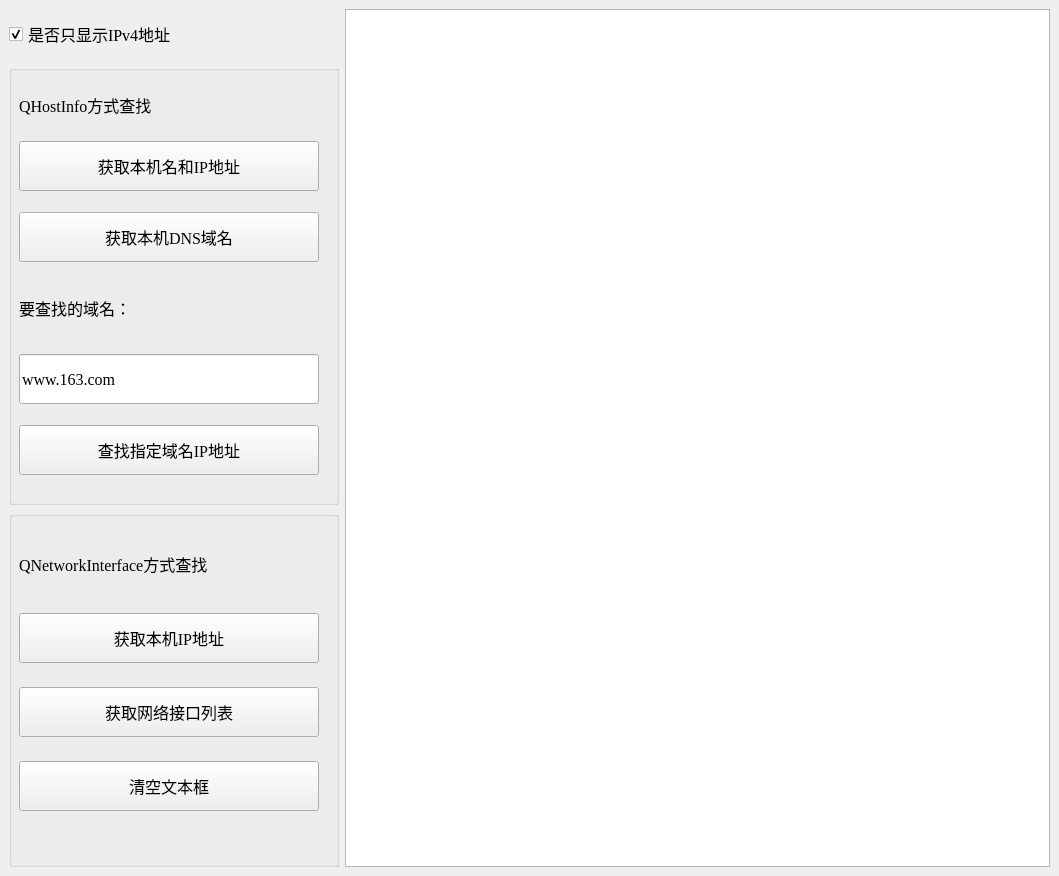
<?xml version="1.0" encoding="UTF-8"?>
<ui version="4.0">
 <class>TestHostInformationQuery</class>
 <widget class="QMainWindow" name="TestHostInformationQuery">
  <property name="geometry">
   <rect>
    <x>0</x>
    <y>0</y>
    <width>1059</width>
    <height>876</height>
   </rect>
  </property>
  <property name="font">
   <font>
    <family>Times New Roman</family>
    <pointsize>12</pointsize>
   </font>
  </property>
  <property name="windowTitle">
   <string>TestHostInformationQuery</string>
  </property>
  <widget class="QWidget" name="centralwidget">
   <layout class="QGridLayout" name="gridLayout">
    <item row="1" column="0">
     <widget class="QGroupBox" name="groupBox">
      <property name="minimumSize">
       <size>
        <width>330</width>
        <height>440</height>
       </size>
      </property>
      <property name="title">
       <string/>
      </property>
      <widget class="QWidget" name="">
       <property name="geometry">
        <rect>
         <x>10</x>
         <y>10</y>
         <width>302</width>
         <height>421</height>
        </rect>
       </property>
       <layout class="QVBoxLayout" name="verticalLayout">
        <item>
         <widget class="QLabel" name="label_2">
          <property name="minimumSize">
           <size>
            <width>300</width>
            <height>30</height>
           </size>
          </property>
          <property name="maximumSize">
           <size>
            <width>300</width>
            <height>30</height>
           </size>
          </property>
          <property name="text">
           <string>QHostInfo方式查找</string>
          </property>
         </widget>
        </item>
        <item>
         <widget class="QPushButton" name="btnGetHostInfo">
          <property name="minimumSize">
           <size>
            <width>300</width>
            <height>50</height>
           </size>
          </property>
          <property name="maximumSize">
           <size>
            <width>300</width>
            <height>50</height>
           </size>
          </property>
          <property name="text">
           <string>获取本机名和IP地址</string>
          </property>
         </widget>
        </item>
        <item>
         <widget class="QPushButton" name="btnGetDNS">
          <property name="minimumSize">
           <size>
            <width>300</width>
            <height>50</height>
           </size>
          </property>
          <property name="maximumSize">
           <size>
            <width>300</width>
            <height>50</height>
           </size>
          </property>
          <property name="text">
           <string>获取本机DNS域名</string>
          </property>
         </widget>
        </item>
        <item>
         <widget class="QLabel" name="label">
          <property name="minimumSize">
           <size>
            <width>300</width>
            <height>50</height>
           </size>
          </property>
          <property name="maximumSize">
           <size>
            <width>300</width>
            <height>50</height>
           </size>
          </property>
          <property name="text">
           <string>要查找的域名：</string>
          </property>
         </widget>
        </item>
        <item>
         <widget class="QLineEdit" name="editHost">
          <property name="minimumSize">
           <size>
            <width>300</width>
            <height>50</height>
           </size>
          </property>
          <property name="maximumSize">
           <size>
            <width>300</width>
            <height>50</height>
           </size>
          </property>
          <property name="text">
           <string>www.163.com</string>
          </property>
         </widget>
        </item>
        <item>
         <widget class="QPushButton" name="btnLookup">
          <property name="minimumSize">
           <size>
            <width>300</width>
            <height>50</height>
           </size>
          </property>
          <property name="maximumSize">
           <size>
            <width>300</width>
            <height>50</height>
           </size>
          </property>
          <property name="text">
           <string>查找指定域名IP地址</string>
          </property>
         </widget>
        </item>
       </layout>
      </widget>
     </widget>
    </item>
    <item row="2" column="0">
     <widget class="QGroupBox" name="groupBox_2">
      <property name="minimumSize">
       <size>
        <width>330</width>
        <height>250</height>
       </size>
      </property>
      <property name="title">
       <string/>
      </property>
      <widget class="QWidget" name="">
       <property name="geometry">
        <rect>
         <x>10</x>
         <y>10</y>
         <width>311</width>
         <height>311</height>
        </rect>
       </property>
       <layout class="QVBoxLayout" name="verticalLayout_2">
        <item>
         <widget class="QLabel" name="label_3">
          <property name="minimumSize">
           <size>
            <width>300</width>
            <height>50</height>
           </size>
          </property>
          <property name="maximumSize">
           <size>
            <width>300</width>
            <height>50</height>
           </size>
          </property>
          <property name="text">
           <string>QNetworkInterface方式查找</string>
          </property>
         </widget>
        </item>
        <item>
         <widget class="QPushButton" name="btnDetail">
          <property name="minimumSize">
           <size>
            <width>300</width>
            <height>50</height>
           </size>
          </property>
          <property name="maximumSize">
           <size>
            <width>300</width>
            <height>50</height>
           </size>
          </property>
          <property name="text">
           <string>获取本机IP地址</string>
          </property>
         </widget>
        </item>
        <item>
         <widget class="QPushButton" name="btnALLInterface">
          <property name="minimumSize">
           <size>
            <width>300</width>
            <height>50</height>
           </size>
          </property>
          <property name="maximumSize">
           <size>
            <width>0</width>
            <height>50</height>
           </size>
          </property>
          <property name="text">
           <string>获取网络接口列表</string>
          </property>
         </widget>
        </item>
        <item>
         <widget class="QPushButton" name="btnClear">
          <property name="minimumSize">
           <size>
            <width>300</width>
            <height>50</height>
           </size>
          </property>
          <property name="maximumSize">
           <size>
            <width>300</width>
            <height>50</height>
           </size>
          </property>
          <property name="text">
           <string>清空文本框</string>
          </property>
         </widget>
        </item>
       </layout>
      </widget>
     </widget>
    </item>
    <item row="0" column="0">
     <widget class="QCheckBox" name="chkOnlyIPv4">
      <property name="minimumSize">
       <size>
        <width>300</width>
        <height>50</height>
       </size>
      </property>
      <property name="maximumSize">
       <size>
        <width>300</width>
        <height>50</height>
       </size>
      </property>
      <property name="text">
       <string>是否只显示IPv4地址</string>
      </property>
      <property name="checked">
       <bool>true</bool>
      </property>
     </widget>
    </item>
    <item row="0" column="1" rowspan="3">
     <widget class="QPlainTextEdit" name="plainTextEdit"/>
    </item>
   </layout>
  </widget>
 </widget>
 <resources/>
 <connections/>
</ui>
